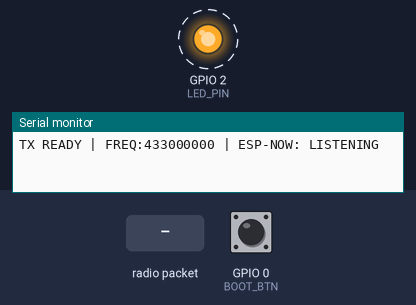
The sketch below on a simulated ESP32. Parts: output pins drawn as LEDs (lit = HIGH), the last lines printed to the serial monitor. Dashed ring = blinking. Inputs (shaded band) come from the test bench; at power-on: GPIO 0 (BOOT_BTN) HIGH. Random numbers use the default seed unless the sketch sets one; no radio packets arrive unless stated.

Above: at 0.1 s.
1.3 s: GPIO 0 (BOOT_BTN) pulled LOW for 1 s
At 2.9 s:
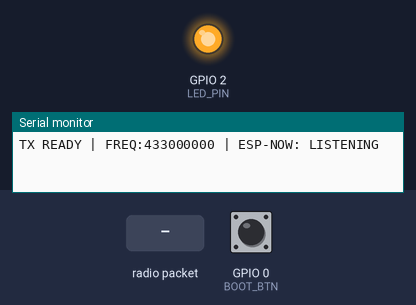
3.8 s: radio packet "RESET" arrives
7.3 s: GPIO 0 (BOOT_BTN) pulled LOW for 3.2 s
12.0 s: GPIO 0 (BOOT_BTN) pulled LOW for 0.15 s
At 12.9 s:
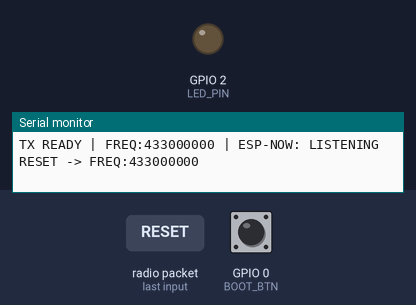
Timing chart, 0 to 17.4 s (numbered marks = the images above; inputs shaded):
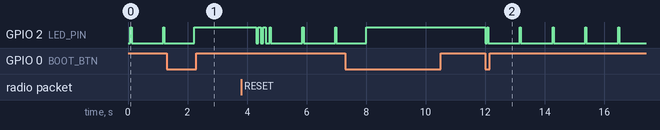

The sketch:

transmitter.ino
```cpp
// LoRa Transmitter – Standalone with ESP-NOW Frequency Hop Receiver
// Frequency: 433MHz baseline | Hops wirelessly when Receiver commands via 2.4GHz
// Power: 20dBm | SF8 baseline
// NO USB connection to laptop needed — powered by any 5V supply
// Press BOOT button (GPIO 0) to toggle simulated jamming (packet drops)

#include <SPI.h>
#include <LoRa.h>
#include <WiFi.h>
#include <esp_now.h>

#define LORA_SCK   18
#define LORA_MISO  19
#define LORA_MOSI  23
#define LORA_SS    5
#define LORA_RST   14
#define LORA_DIO0  26
#define LED_PIN    2    // Built-in LED
#define BOOT_BTN   0    // BOOT button = GPIO 0

// ── LoRa Parameters ──
long  frequency       = 433000000;   // 433.00 MHz baseline
int   spreadingFactor = 8;
int   txPower         = 20;
int   packetCount     = 0;
bool  jammingON       = false;

// ── Button debounce ──
bool  lastBtnState    = HIGH;
unsigned long lastDebounce = 0;
#define DEBOUNCE_MS   300

// ── Flag: set by ESP-NOW callback, handled in loop() ──
volatile bool  freqUpdatePending = false;
volatile long  pendingFreq       = 0;
volatile bool  resetPending      = false;

// ── ESP-NOW receive callback (runs in WiFi task context) ──
void onDataRecv(const esp_now_recv_info_t *info, const uint8_t *data, int len) {
  // Convert to String
  char buf[251];
  int  copyLen = (len < 250) ? len : 250;
  memcpy(buf, data, copyLen);
  buf[copyLen] = '\0';
  String cmd = String(buf);
  cmd.trim();

  if (cmd.startsWith("FREQ:")) {
    long newFreq = atol(cmd.c_str() + 5);
    if (newFreq >= 430000000 && newFreq <= 440000000) {
      pendingFreq       = newFreq;
      freqUpdatePending = true;
    }
  } else if (cmd == "RESET") {
    resetPending = true;
  }
}

void checkBootButton() {
  bool currentState = digitalRead(BOOT_BTN);
  if (lastBtnState == HIGH && currentState == LOW) {
    unsigned long now = millis();
    if (now - lastDebounce > DEBOUNCE_MS) {
      lastDebounce = now;
      jammingON = !jammingON;
      digitalWrite(LED_PIN, jammingON ? HIGH : LOW);
    }
  }
  lastBtnState = currentState;
}

// Triple-blink LED to confirm a frequency hop
void confirmBlink() {
  for (int i = 0; i < 3; i++) {
    digitalWrite(LED_PIN, HIGH); delay(80);
    digitalWrite(LED_PIN, LOW);  delay(80);
  }
}

void setup() {
  Serial.begin(115200);
  pinMode(LED_PIN,  OUTPUT);
  pinMode(BOOT_BTN, INPUT_PULLUP);
  digitalWrite(LED_PIN, LOW);

  // ── Initialize WiFi in STA mode for ESP-NOW ──
  WiFi.mode(WIFI_STA);
  WiFi.disconnect();

  // ── Initialize ESP-NOW ──
  if (esp_now_init() != ESP_OK) {
    Serial.println("ESP-NOW init FAILED");
  }
  esp_now_register_recv_cb(onDataRecv);

  // ── Initialize LoRa ──
  SPI.begin(LORA_SCK, LORA_MISO, LORA_MOSI, LORA_SS);
  LoRa.setPins(LORA_SS, LORA_RST, LORA_DIO0);
  if (!LoRa.begin(frequency)) {
    Serial.println("LoRa init FAILED");
    while (true);
  }
  LoRa.setSpreadingFactor(spreadingFactor);
  LoRa.setTxPower(txPower);

  Serial.println("TX READY | FREQ:" + String(frequency) + " | ESP-NOW: LISTENING");
}

void loop() {
  checkBootButton();

  // ── Handle pending ESP-NOW frequency hop (safe in loop context) ──
  if (freqUpdatePending) {
    freqUpdatePending = false;
    frequency = pendingFreq;
    LoRa.setFrequency(frequency);
    Serial.println("HOP -> FREQ:" + String(frequency));
    confirmBlink();
  }

  if (resetPending) {
    resetPending    = false;
    frequency       = 433000000;
    spreadingFactor = 8;
    txPower         = 20;
    jammingON       = false;
    LoRa.setFrequency(frequency);
    LoRa.setSpreadingFactor(spreadingFactor);
    LoRa.setTxPower(txPower);
    digitalWrite(LED_PIN, LOW);
    Serial.println("RESET -> FREQ:" + String(frequency));
    confirmBlink();
  }

  // ── Transmit LoRa Packet ──
  packetCount++;

  if (jammingON) {
    // Drop 80% of packets when jamming is simulated
    if (random(100) < 80) {
      delay(1000);
      return;
    } else {
      LoRa.beginPacket();
      LoRa.print("PKT:" + String(packetCount) + "|JAM:1|FREQ:" + String(frequency));
      LoRa.endPacket();
    }
  } else {
    // Normal transmission
    LoRa.beginPacket();
    LoRa.print("PKT:" + String(packetCount) + "|JAM:0|FREQ:" + String(frequency));
    LoRa.endPacket();

    digitalWrite(LED_PIN, HIGH);
    delay(40);
    digitalWrite(LED_PIN, LOW);
  }

  delay(1000);
}
```

Measured:
- after the input at 12.0 s, GPIO 2 (LED_PIN): HIGH → LOW at once, then repeats every 1.1 s: HIGH 0.04 s, LOW 1.1 s
